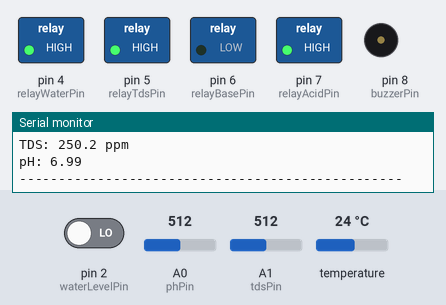
Bench run of a sketch on a simulated Arduino Uno, built with avr-gcc and run on an emulated ATmega328P. Parts: switched loads named in the sketch (green lamp = pin HIGH), buzzer (waves = sounding, pin HIGH), the last lines printed to the serial monitor. Inputs (shaded band) come from the test bench; at power-on: pin 2 (waterLevelPin) LOW, temperature 24 °C, A0 (phPin) = 512, A1 (tdsPin) = 512.

Above: at 3.4 s.
3.5 s: pin 2 (waterLevelPin) driven HIGH
At 5.3 s:
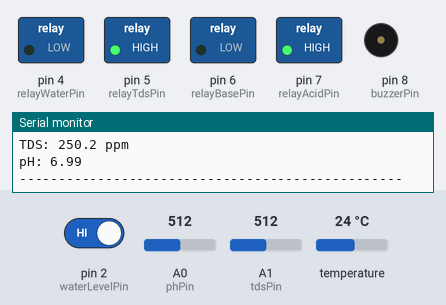
6.1 s: temperature set to 23.3 °C
At 7.4 s:
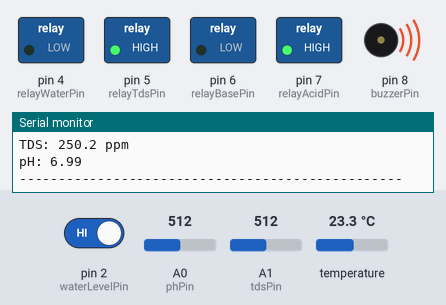
8.7 s: A0 (phPin) set to 542
At 10.5 s:
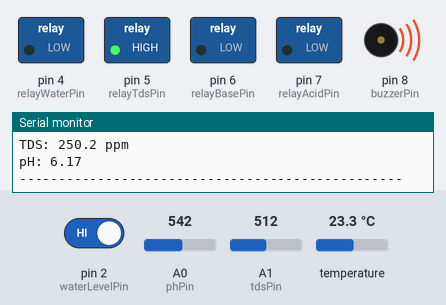
11.3 s: A1 (tdsPin) set to 605
13.9 s: A1 (tdsPin) set to 622
At 16.5 s:
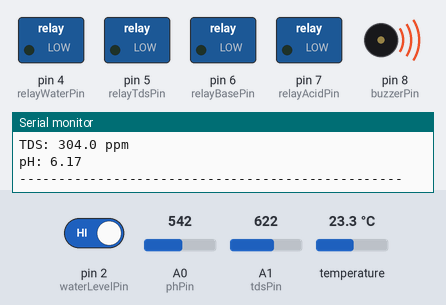
16.8 s: A0 (phPin) set to 511
At 17.8 s:
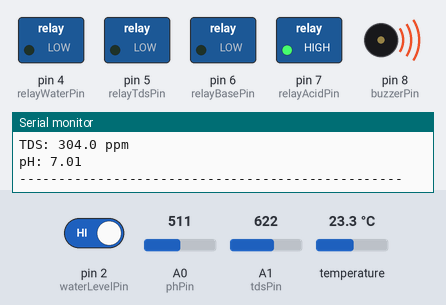
Timing chart, 0 to 19.8 s (numbered marks = the images above; inputs shaded):
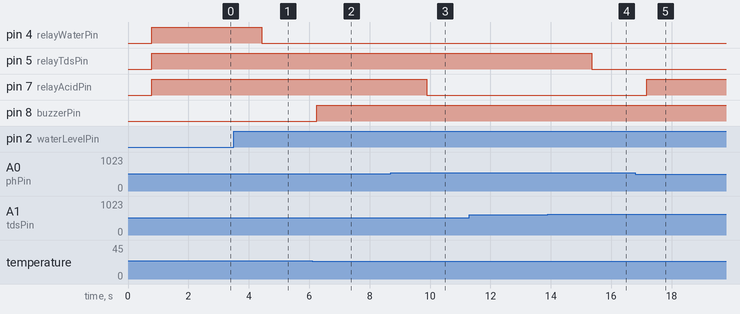

The sketch:

Otoponic_v1.ino
```cpp
#include <OneWire.h>
#include <DallasTemperature.h>

// -------------------- PIN SETUP --------------------
#define ONE_WIRE_BUS 3         // DS18B20 (Suhu)
const int buzzerPin = 8;       // Buzzer untuk suhu

const int waterLevelPin = 2;   // Sensor water level
const int relayWaterPin = 4;   // Relay air (D4)

const int tdsPin = A1;         // Sensor TDS
const int relayTdsPin = 5;     // Relay TDS (D5)

const int phPin = A0;          // Sensor pH
const int relayBasePin = 6;    // Relay cairan basa (D6)
const int relayAcidPin = 7;    // Relay cairan asam (D7)

// -------------------- THRESHOLD SETUP --------------------
// Bisa diubah sesuai kebutuhan
float suhuMin = 24.0;
float suhuMax = 30.0;

int tdsThreshold = 300;

float phLow = 5.5;
float phHigh = 6.5;

// -------------------- SENSOR SETUP --------------------
OneWire oneWire(ONE_WIRE_BUS);
DallasTemperature sensors(&oneWire);

void setup() {
  Serial.begin(9600);
  sensors.begin();

  // Setup pin
  pinMode(buzzerPin, OUTPUT);
  pinMode(waterLevelPin, INPUT);
  pinMode(relayWaterPin, OUTPUT);
  pinMode(tdsPin, INPUT);
  pinMode(relayTdsPin, OUTPUT);
  pinMode(phPin, INPUT);
  pinMode(relayBasePin, OUTPUT);
  pinMode(relayAcidPin, OUTPUT);

  // Matikan semua output awal
  digitalWrite(buzzerPin, LOW);
  digitalWrite(relayWaterPin, LOW);
  digitalWrite(relayTdsPin, LOW);
  digitalWrite(relayBasePin, LOW);
  digitalWrite(relayAcidPin, LOW);

  Serial.println("Semua sensor siap.");
}

void loop() {
  // -------------------- SENSOR SUHU --------------------
  sensors.requestTemperatures();
  float temperatureC = sensors.getTempCByIndex(0);
  Serial.print("Suhu: ");
  Serial.print(temperatureC);
  Serial.println(" °C");

  if (temperatureC < suhuMin || temperatureC > suhuMax) {
    digitalWrite(buzzerPin, HIGH);
  } else {
    digitalWrite(buzzerPin, LOW);
  }

  // -------------------- SENSOR WATER LEVEL --------------------
  int waterStatus = digitalRead(waterLevelPin);
  if (waterStatus == HIGH) {
    Serial.println("Water level: Terdeteksi");
    digitalWrite(relayWaterPin, LOW); // Relay OFF (karena air ada)
  } else {
    Serial.println("Water level: Tidak ada air");
    digitalWrite(relayWaterPin, HIGH); // Relay ON (karena air habis)
  }

  // -------------------- SENSOR TDS --------------------
  int rawTds = analogRead(tdsPin);
  float tdsValue = (rawTds * 500.0) / 1023.0;
  Serial.print("TDS: ");
  Serial.print(tdsValue, 1);
  Serial.println(" ppm");

  if (tdsValue < tdsThreshold) {
    digitalWrite(relayTdsPin, HIGH);  // ON
  } else {
    digitalWrite(relayTdsPin, LOW);   // OFF
  }

  // -------------------- SENSOR pH --------------------
  int rawPh = analogRead(phPin);
  float voltagePh = rawPh * (5.0 / 1023.0);
  float phValue = 7.0 + ((2.5 - voltagePh) / 0.18);

  Serial.print("pH: ");
  Serial.println(phValue, 2);

  if (phValue < phLow) {
    digitalWrite(relayBasePin, HIGH);
    digitalWrite(relayAcidPin, LOW);
  } else if (phValue > phHigh) {
    digitalWrite(relayBasePin, LOW);
    digitalWrite(relayAcidPin, HIGH);
  } else {
    digitalWrite(relayBasePin, LOW);
    digitalWrite(relayAcidPin, LOW);
  }

  Serial.println("-------------------------------------------------");
  delay(1000);
}
```

Measured:
- the behaviour switches between 24 and 23.9 °C on temperature (found by bisection; images 1 and 2)
- the behaviour switches between 529 and 530 on A0 (phPin) (found by bisection; images 2 and 3)
- the behaviour switches between 613 and 614 on A1 (tdsPin) (found by bisection; images 3 and 4)
- after the input at 3.5 s, pin 4 (relayWaterPin): HIGH → LOW after 0.93 s
- after the input at 6.1 s, pin 8 (buzzerPin): LOW → HIGH after 0.15 s
- after the input at 8.7 s, pin 7 (relayAcidPin): HIGH → LOW after 1.2 s
- after the input at 13.9 s, pin 5 (relayTdsPin): HIGH → LOW after 1.5 s
- after the input at 16.8 s, pin 7 (relayAcidPin): LOW → HIGH after 0.37 s
